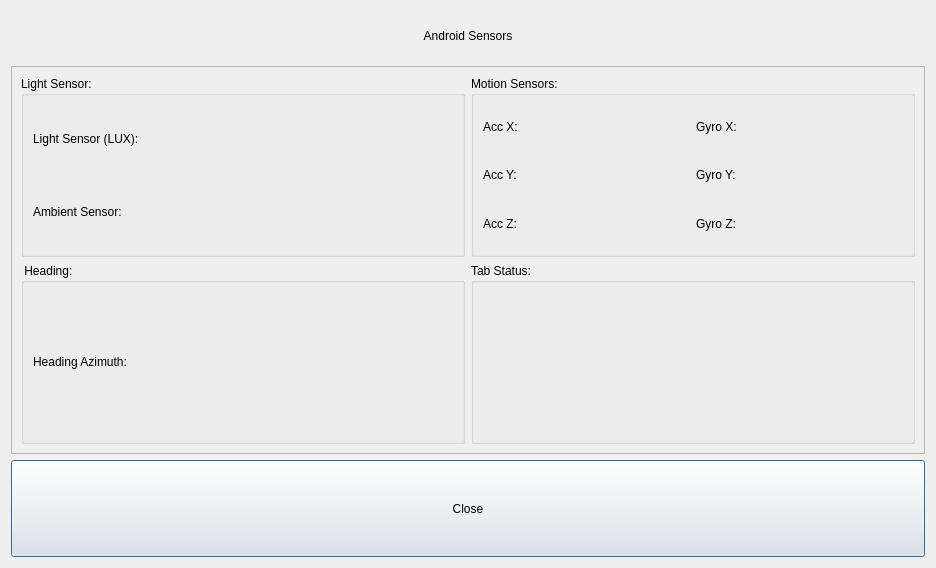
<?xml version="1.0" encoding="UTF-8"?>
<ui version="4.0">
 <class>AndroidSensorDialog</class>
 <widget class="QDialog" name="AndroidSensorDialog">
  <property name="geometry">
   <rect>
    <x>0</x>
    <y>0</y>
    <width>936</width>
    <height>568</height>
   </rect>
  </property>
  <property name="windowTitle">
   <string>Dialog</string>
  </property>
  <layout class="QGridLayout" name="gridLayout" rowstretch="1,8,2">
   <item row="1" column="0">
    <widget class="QScrollArea" name="scrollArea">
     <property name="widgetResizable">
      <bool>true</bool>
     </property>
     <widget class="QWidget" name="scrollAreaWidgetContents">
      <property name="geometry">
       <rect>
        <x>0</x>
        <y>0</y>
        <width>916</width>
        <height>389</height>
       </rect>
      </property>
      <layout class="QGridLayout" name="gridLayout_2">
       <item row="1" column="1">
        <widget class="QGroupBox" name="groupBox_4">
         <property name="title">
          <string>Tab Status:</string>
         </property>
        </widget>
       </item>
       <item row="1" column="0">
        <widget class="QGroupBox" name="groupBox_3">
         <property name="title">
          <string> Heading:</string>
         </property>
         <layout class="QGridLayout" name="gridLayout_5">
          <item row="0" column="0">
           <widget class="QLabel" name="labelHeadingAzimuth">
            <property name="text">
             <string>Heading Azimuth: </string>
            </property>
           </widget>
          </item>
         </layout>
        </widget>
       </item>
       <item row="0" column="1">
        <widget class="QGroupBox" name="groupBox_2">
         <property name="title">
          <string>Motion Sensors:</string>
         </property>
         <layout class="QGridLayout" name="gridLayout_4">
          <item row="1" column="1">
           <widget class="QLabel" name="labelGyroY">
            <property name="text">
             <string>Gyro Y:</string>
            </property>
           </widget>
          </item>
          <item row="0" column="1">
           <widget class="QLabel" name="labelGyroX">
            <property name="text">
             <string>Gyro X:</string>
            </property>
           </widget>
          </item>
          <item row="0" column="0">
           <widget class="QLabel" name="labelAccX">
            <property name="text">
             <string>Acc X: </string>
            </property>
           </widget>
          </item>
          <item row="1" column="0">
           <widget class="QLabel" name="labelAccY">
            <property name="text">
             <string>Acc Y:</string>
            </property>
           </widget>
          </item>
          <item row="2" column="0">
           <widget class="QLabel" name="labelAccZ">
            <property name="text">
             <string>Acc Z: </string>
            </property>
           </widget>
          </item>
          <item row="2" column="1">
           <widget class="QLabel" name="labelGyroZ">
            <property name="text">
             <string>Gyro Z: </string>
            </property>
           </widget>
          </item>
         </layout>
        </widget>
       </item>
       <item row="0" column="0">
        <widget class="QGroupBox" name="groupBox">
         <property name="title">
          <string>Light Sensor:</string>
         </property>
         <layout class="QGridLayout" name="gridLayout_3">
          <item row="0" column="0">
           <widget class="QLabel" name="labelLightLux">
            <property name="text">
             <string>Light Sensor (LUX):</string>
            </property>
           </widget>
          </item>
          <item row="1" column="0">
           <widget class="QLabel" name="labelAmbient">
            <property name="text">
             <string>Ambient Sensor: </string>
            </property>
           </widget>
          </item>
         </layout>
        </widget>
       </item>
      </layout>
     </widget>
    </widget>
   </item>
   <item row="2" column="0">
    <widget class="QPushButton" name="pushButtonClose">
     <property name="sizePolicy">
      <sizepolicy hsizetype="Preferred" vsizetype="Preferred">
       <horstretch>0</horstretch>
       <verstretch>0</verstretch>
      </sizepolicy>
     </property>
     <property name="text">
      <string>Close</string>
     </property>
    </widget>
   </item>
   <item row="0" column="0">
    <widget class="QLabel" name="labelHeading">
     <property name="text">
      <string>Android Sensors</string>
     </property>
     <property name="alignment">
      <set>Qt::AlignCenter</set>
     </property>
    </widget>
   </item>
  </layout>
 </widget>
 <resources/>
 <connections/>
</ui>
